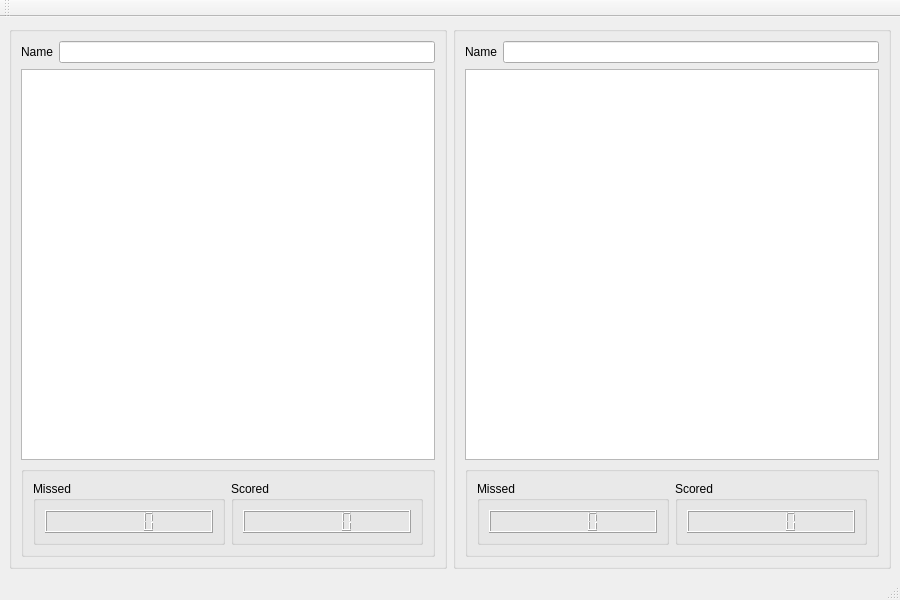
<?xml version="1.0" encoding="UTF-8"?>
<ui version="4.0">
 <class>MainWindow</class>
 <widget class="QMainWindow" name="MainWindow">
  <property name="geometry">
   <rect>
    <x>0</x>
    <y>0</y>
    <width>900</width>
    <height>600</height>
   </rect>
  </property>
  <property name="windowTitle">
   <string>Battleship</string>
  </property>
  <widget class="QWidget" name="centralwidget">
   <layout class="QGridLayout" name="gridLayout_2">
    <item row="0" column="0">
     <widget class="QGroupBox" name="leftBox">
      <property name="title">
       <string/>
      </property>
      <layout class="QGridLayout" name="gridLayout_7">
       <item row="0" column="0">
        <widget class="QLabel" name="leftNameLabel">
         <property name="text">
          <string>Name</string>
         </property>
        </widget>
       </item>
       <item row="0" column="1">
        <widget class="QLineEdit" name="leftNameEdit">
         <property name="readOnly">
          <bool>true</bool>
         </property>
        </widget>
       </item>
       <item row="1" column="0" colspan="2">
        <widget class="FieldWidget" name="leftField"/>
       </item>
       <item row="2" column="0" colspan="2">
        <widget class="QGroupBox" name="leftFooter">
         <property name="title">
          <string/>
         </property>
         <layout class="QHBoxLayout" name="horizontalLayout_2">
          <item>
           <widget class="QGroupBox" name="leftMissedBox">
            <property name="title">
             <string>Missed</string>
            </property>
            <layout class="QGridLayout" name="gridLayout_6">
             <item row="0" column="0">
              <widget class="QLCDNumber" name="leftMissedCount"/>
             </item>
            </layout>
           </widget>
          </item>
          <item>
           <widget class="QGroupBox" name="leftScoredBox">
            <property name="title">
             <string>Scored</string>
            </property>
            <layout class="QGridLayout" name="gridLayout_5">
             <item row="0" column="0">
              <widget class="QLCDNumber" name="leftScoreCount"/>
             </item>
            </layout>
           </widget>
          </item>
         </layout>
        </widget>
       </item>
      </layout>
     </widget>
    </item>
    <item row="0" column="1">
     <widget class="QGroupBox" name="rightBox">
      <property name="title">
       <string/>
      </property>
      <layout class="QGridLayout" name="gridLayout_8">
       <item row="0" column="0">
        <widget class="QLabel" name="rightNameLabel">
         <property name="text">
          <string>Name</string>
         </property>
        </widget>
       </item>
       <item row="0" column="1">
        <widget class="QLineEdit" name="rightNameEdit">
         <property name="readOnly">
          <bool>true</bool>
         </property>
        </widget>
       </item>
       <item row="1" column="0" colspan="2">
        <widget class="FieldWidget" name="rightField"/>
       </item>
       <item row="2" column="0" colspan="2">
        <widget class="QGroupBox" name="rightFooter">
         <property name="title">
          <string/>
         </property>
         <layout class="QHBoxLayout" name="horizontalLayout">
          <item>
           <widget class="QGroupBox" name="rightMissedBox">
            <property name="title">
             <string>Missed</string>
            </property>
            <layout class="QGridLayout" name="gridLayout_3">
             <item row="0" column="0">
              <widget class="QLCDNumber" name="rightMissedCount"/>
             </item>
            </layout>
           </widget>
          </item>
          <item>
           <widget class="QGroupBox" name="rightScoredBox">
            <property name="title">
             <string>Scored</string>
            </property>
            <layout class="QGridLayout" name="gridLayout_4">
             <item row="0" column="0">
              <widget class="QLCDNumber" name="rightScoredCount"/>
             </item>
            </layout>
           </widget>
          </item>
         </layout>
        </widget>
       </item>
      </layout>
     </widget>
    </item>
   </layout>
  </widget>
  <widget class="QMenuBar" name="menubar">
   <property name="geometry">
    <rect>
     <x>0</x>
     <y>0</y>
     <width>900</width>
     <height>21</height>
    </rect>
   </property>
  </widget>
  <widget class="QStatusBar" name="statusbar"/>
  <widget class="QToolBar" name="toolBar">
   <property name="windowTitle">
    <string>toolBar</string>
   </property>
   <attribute name="toolBarArea">
    <enum>TopToolBarArea</enum>
   </attribute>
   <attribute name="toolBarBreak">
    <bool>false</bool>
   </attribute>
  </widget>
 </widget>
 <customwidgets>
  <customwidget>
   <class>FieldWidget</class>
   <extends>QGraphicsView</extends>
   <header>widgets/fieldwidget.h</header>
  </customwidget>
 </customwidgets>
 <resources/>
 <connections/>
</ui>
